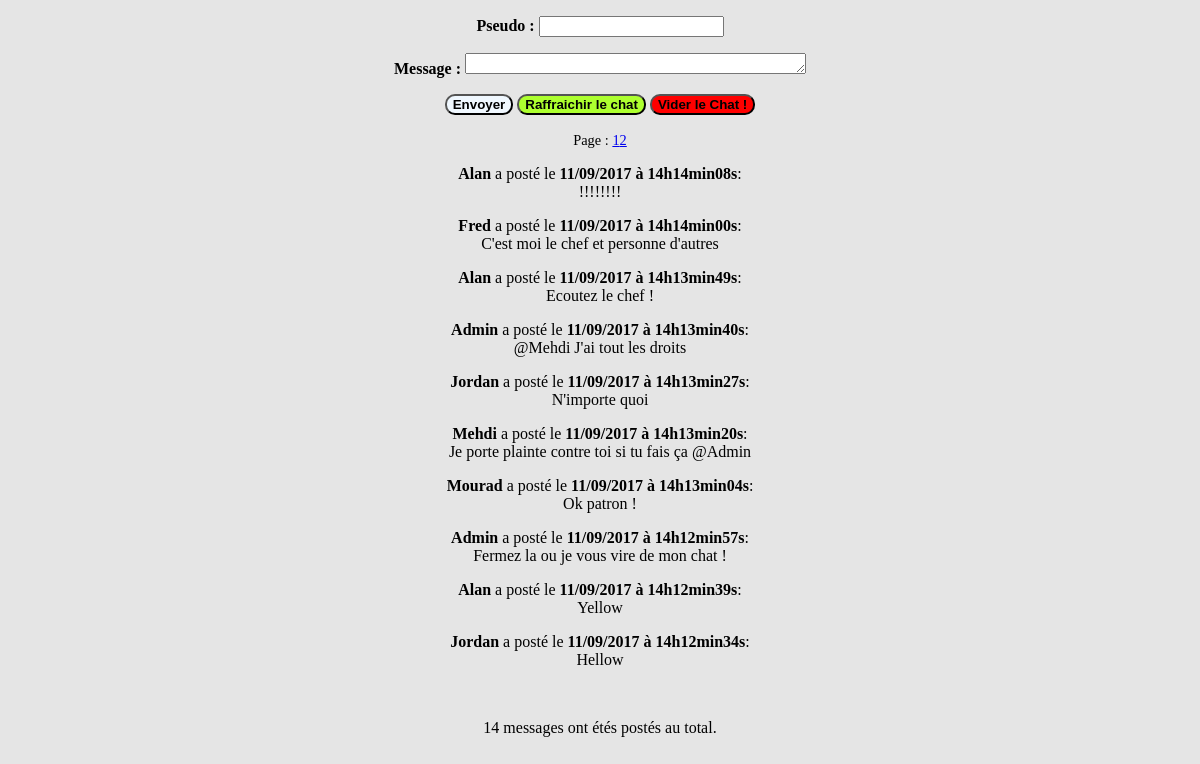
/minichat.php, run on the app's committed database.
### tables this page shows
CREATE TABLE `chat` (
  `id` int(11) NOT NULL,
  `pseudo` varchar(255) NOT NULL,
  `message` varchar(255) NOT NULL,
  `date` datetime NOT NULL DEFAULT CURRENT_TIMESTAMP
);

### Modules/affichageMessages.php (the view, shortened to what this page needs)
<?php
    $premierMessage = ($page - 1) * $messagesParPage;
    $req = $bdd->query('SELECT pseudo, message, DATE_FORMAT(date, \'%d/%m/%Y à %Hh%imin%ss\') AS dateFr FROM chat ORDER BY id DESC LIMIT ' . $premierMessage . ', ' . $messagesParPage);
    while ($donnees = $req->fetch()) {
        echo '<p><strong>' . htmlspecialchars($donnees['pseudo']) . '</strong> a posté le <strong>' . $donnees['dateFr'] . '</strong>:<br> ' . htmlspecialchars($donnees['message']) . '</p>';
    }
?>

### minichat.php (shortened to what this page needs)
<?php include('Modules/connexionBdd.php'); ?>
<!DOCTYPE html>
<html>
<head>
    <link rel="stylesheet" type="text/css" href="style.css">
</head>
<body>
    <form action="Modules/minichat_post.php" method="post">
        <p class="pseudo">
            <label for="pseudo">Pseudo</label> : <input type="text" name="pseudo" max="30" value="<?php echo $_COOKIE['pseudoCookie'];?>">
        </p>
        <p class="message">
            <label for="message">Message</label> : <textarea cols="40" rows="1" name="message"></textarea>
        </p>
        <input class="inputSubmit" type="submit" name="submit" value="Envoyer">
        <input class="inputRefresh" type="submit" name="refresh" value="Raffraichir le chat">
        <input class="inputSupp" type="submit" name="supp" value="Vider le Chat !">
    </form>
    <div class="page">
        <?php include('Modules/paginationChat.php'); ?>
    </div>
    <div class="bddUsers">
        <?php include('Modules/affichageMessages.php'); ?>
    </div>
    <div class="totalMessage">
        <?php include('Modules/totalMessages.php'); ?>
    </div>
</body>
</html>

### Modules/paginationChat.php (shortened to what this page needs)
<?php
    echo '<br>';
    $messagesParPage = 10;
    $requeteNbMessage = $bdd->query('SELECT COUNT(*) AS nbMessages FROM chat');
    $nbMessage = $requeteNbMessage->fetch();
    $totalMessages = $nbMessage['nbMessages'];
    $nbPages = ceil($totalMessages / $messagesParPage);
    echo 'Page : ';
    for($i = 1; $i <= $nbPages; $i++) {
        echo '<a href="minichat.php?page=' . $i . '">' . $i . '</a>';
    }
    if (isset($_GET['page'])) {
        $page = $_GET['page'];
    }
    else {
        $page = 1;
    }
?>

### Modules/totalMessages.php
<?php
    echo '<br>';
    echo '<p>' . $totalMessages . ' messages ont étés postés au total.</p>';
?>

### style.css (style rules this page uses)
body { background-color: rgba(0, 0, 0, 0.1); text-align: center; }
.pseudo { font-weight: bold; }
.message { font-weight: bold; }
.inputSubmit { background-color: aliceblue; border-radius: 10px; border-style: outset; font-weight: bold; }
.inputRefresh { background-color: greenyellow; border-radius: 10px; border-style: outset; font-weight: bold; }
.inputSupp { background-color: red; border-radius: 10px; border-style: outset; font-weight: bold; }
.page { font-size: 90%; }

### data on the page
chat: pseudo "Alan", dateFr "11/09/2017 à 14h14min08s", message "!!!!!!!!"
chat: pseudo "Fred", dateFr "11/09/2017 à 14h14min00s", message "C'est moi le chef et personne d'autres"
chat: pseudo "Alan", dateFr "11/09/2017 à 14h13min49s", message "Ecoutez le chef !"
chat: pseudo "Admin", dateFr "11/09/2017 à 14h13min40s", message "@Mehdi J'ai tout les droits"
chat: pseudo "Jordan", dateFr "11/09/2017 à 14h13min27s", message "N'importe quoi"
chat: pseudo "Mehdi", dateFr "11/09/2017 à 14h13min20s", message "Je porte plainte contre toi si tu fais ça @Admin"
chat: pseudo "Mourad", dateFr "11/09/2017 à 14h13min04s", message "Ok patron !"
chat: pseudo "Admin", dateFr "11/09/2017 à 14h12min57s", message "Fermez la ou je vous vire de mon chat !"
chat: pseudo "Alan", dateFr "11/09/2017 à 14h12min39s", message "Yellow"
chat: pseudo "Jordan", dateFr "11/09/2017 à 14h12min34s", message "Hellow"

### other printed values
$totalMessages "14"
